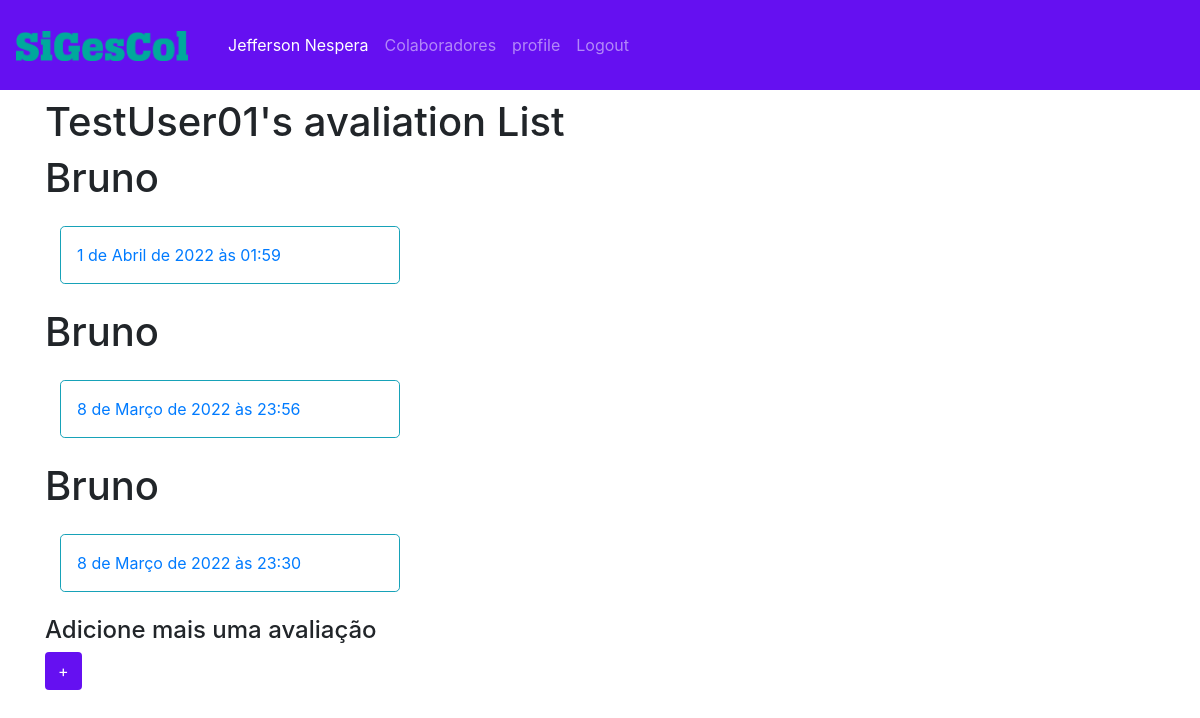
Screenshot of /avaliation/user_aval/admin/list/ (signed in) with the database file from the repository.
### aval/models.py (models this page shows, shortened)
class Avaliation(models.Model):
    notas = ((0, '0'), (1, '1'), (2, '2'), (3, '3'), (4, '4'), (5, '5'),
             (6, '6'), (7, '7'), (8, '8'), (9, '9'), (10, '10'))
    user = models.ForeignKey(User, on_delete=models.CASCADE)
    tee = models.IntegerField('trabalho em equipe', choices=notas, default='0', blank=False, null=False)
    pro = models.IntegerField('proatividade', choices=notas, default='0', blank=False, null=False)
    lid = models.IntegerField('liderança', choices=notas, default='0', blank=False, null=False)
    fle = models.IntegerField('flexibilidade', choices=notas, default='0', blank=False, null=False)
    ini = models.IntegerField('iniciativa', choices=notas, default='0', blank=False, null=False)
    pon = models.IntegerField('pontualidade', choices=notas, default='0', blank=False, null=False)
    com = models.IntegerField('comprometimento', choices=notas, default='0', blank=False, null=False)
    cup = models.IntegerField('cumprir prazos', choices=notas, default='0', blank=False, null=False)
    pst = models.IntegerField('proficiência em softwares e técnicas', choices=notas, default='0',
                              blank=False, null=False)
    err = models.IntegerField('erros', choices=notas, default='0', blank=False, null=False)
    org = models.IntegerField('organização', choices=notas, default='0', blank=False, null=False)
    cpi = models.IntegerField('cumprimento dos processos internos', choices=notas, default='0', blank=False, null=False)
    p_pos = models.TextField('percepções positivas', max_length=200, blank=True, null=False)
    p_neg = models.TextField('percepções negativas', max_length=200, blank=True, null=False)
    date_posted = models.DateTimeField(default=timezone.now, editable=False)
    class Meta:
        verbose_name_plural = 'Avaliações'
        verbose_name = 'Avaliação'

### aval/views.py (the view, shortened to what this page needs)
# urls.py: path('user_aval/<str:username>/list/', UserAvalListView.as_view(), name='user-aval-list'),
class UserAvalListView(LoginRequiredMixin, ListView):
    context = {
        'ua_list': Avaliation.objects.all(),
    }
    model = User
    template_name = 'user_aval_list.html'
    context_object_name = 'ua_list'
    ordering = ['-date_posted']
    def get_queryset(self):
        user = get_object_or_404(User, username=self.kwargs.get('username'))
        return Avaliation.objects.filter(user=user).order_by('-date_posted')

### aval/templates/user_aval_list.html
{% extends "base.html" %}
{% load crispy_forms_tags %}
{% block content %}
<div class="container">
        <h1 class="my-2">{{ user.username }}'s avaliation List</h1>
     {% for user in ua_list %}
       <h1>{{ user.user.first_name }}</h1>
        <div class="col-md-4 my-4">
            <article class="media rounded-lg border border-info content-section">
                <div class="article-metadata">
                    <a href="{% url 'user-aval-detail' user.pk %}">
                        <p class="pt-3 pl-3">{{ user.date_posted }}</p>
                    </a>
                </div>
            </article>
        </div>
    {% endfor %}
                    <div class="form-group">
                        <h4>Adicione mais uma avaliação</h4>
                    <a class="btn btn-indigo" href="{% url 'user-aval-create' user.username %}">+</a>
                </div>
</div>
{% endblock %}

### core/templates/base.html (shortened to what this page needs)
{% load static %}
<!doctype html>
<html lang="pt">
    <head>
        <link rel="stylesheet" href="https://cdn.jsdelivr.net/npm/bootstrap@4.6.1/dist/css/bootstrap.min.css">
        <link rel="stylesheet" type="text/css" href="{% static '/css/style.css' %}">
    </head>
    <body>
        <nav class="navbar navbar-expand-lg indigo navbar-dark py-4">
            <a class="navbar-brand" href="{% url 'home' %}">
                <img src="{% static 'img/logo.png' %}" height="30">
            </a>
            <div class="collapse navbar-collapse" id="navbarNav">
                <div class="navbar-nav ml-2">
                    {% if user.is_authenticated %}
                    <span class="nav-item nav-link text-white" >{{ user.first_name }} {{ user.last_name }}</span>
                        <a class="nav-item nav-link" href="{% url 'user-list' %}">Colaboradores</a>
                        <a class="nav-item nav-link" href="{% url 'profile' %}">profile</a>
                        <a class="nav-item nav-link" href="{% url 'logout' %}">Logout</a>
                    {% else %}
                        <a class="btn btn-indigo btn-lg mr-2" href="{% url 'register' %}">Register</a>
                        <a class="btn btn-indigo btn-lg ml-2" href="{% url 'login' %}">Login</a>
                    {% endif %}
                </div>
            </div>
        </nav>
{% block content %}
{% endblock %}
    </body>
</html>

### core/static/css/style.css (style rules this page uses)
.indigo { background: #6510F1; }
.btn-indigo { background: #6510F1; color: #fff; }

### rows the page displays
Avaliation: user.first_name "Bruno", date_posted "1 de Abril de 2022 às 01:59"
Avaliation: user.first_name "Bruno", date_posted "8 de Março de 2022 às 23:56"
Avaliation: user.first_name "Bruno", date_posted "8 de Março de 2022 às 23:30"

### other values shown
{{ user.first_name }} "Jefferson"
{{ user.last_name }} "Nespera"
{{ user.username }} "TestUser01"
